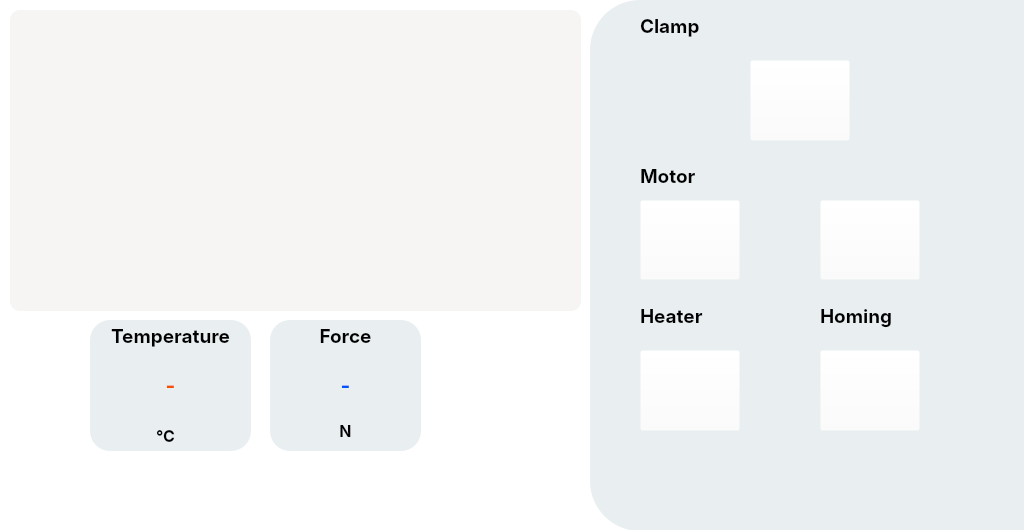
   <widget class="QFrame" name="screen_6">
    <property name="geometry">
     <rect>
      <x>1</x>
      <y>70</y>
      <width>1024</width>
      <height>530</height>
     </rect>
    </property>
    <property name="font">
     <font>
      <family>SF Pro Display</family>
     </font>
    </property>
    <property name="styleSheet">
     <string notr="true">background-color:rgb(255, 255, 255);</string>
    </property>
    <property name="frameShape">
     <enum>QFrame::NoFrame</enum>
    </property>
    <property name="frameShadow">
     <enum>QFrame::Plain</enum>
    </property>
    <widget class="QPushButton" name="button_13">
     <property name="geometry">
      <rect>
       <x>640</x>
       <y>200</y>
       <width>100</width>
       <height>80</height>
      </rect>
     </property>
     <property name="font">
      <font/>
     </property>
     <property name="styleSheet">
      <string notr="true">background-color: rgba(255, 255, 255, 0);</string>
     </property>
     <property name="text">
      <string/>
     </property>
    </widget>
    <widget class="QPushButton" name="button_14">
     <property name="geometry">
      <rect>
       <x>820</x>
       <y>200</y>
       <width>100</width>
       <height>80</height>
      </rect>
     </property>
     <property name="font">
      <font/>
     </property>
     <property name="styleSheet">
      <string notr="true">background-color: rgba(255, 255, 255, 0);</string>
     </property>
     <property name="text">
      <string/>
     </property>
    </widget>
    <widget class="QPushButton" name="button_15">
     <property name="geometry">
      <rect>
       <x>640</x>
       <y>350</y>
       <width>100</width>
       <height>81</height>
      </rect>
     </property>
     <property name="font">
      <font/>
     </property>
     <property name="styleSheet">
      <string notr="true">background-color: rgba(255, 255, 255, 0);</string>
     </property>
     <property name="text">
      <string/>
     </property>
    </widget>
    <widget class="QLabel" name="label_46">
     <property name="geometry">
      <rect>
       <x>290</x>
       <y>360</y>
       <width>111</width>
       <height>51</height>
      </rect>
     </property>
     <property name="font">
      <font>
       <family>SF Pro Display</family>
       <pointsize>16</pointsize>
       <weight>75</weight>
       <bold>true</bold>
      </font>
     </property>
     <property name="styleSheet">
      <string notr="true">background:none;
color:rgb(0, 85, 255)
</string>
     </property>
     <property name="text">
      <string>-</string>
     </property>
     <property name="alignment">
      <set>Qt::AlignCenter</set>
     </property>
    </widget>
    <widget class="QLabel" name="label_47">
     <property name="geometry">
      <rect>
       <x>110</x>
       <y>360</y>
       <width>121</width>
       <height>51</height>
      </rect>
     </property>
     <property name="font">
      <font>
       <family>SF Pro Display</family>
       <pointsize>16</pointsize>
       <weight>75</weight>
       <bold>true</bold>
      </font>
     </property>
     <property name="styleSheet">
      <string notr="true">background:none;
color:rgb(245, 81, 0)</string>
     </property>
     <property name="text">
      <string>-</string>
     </property>
     <property name="alignment">
      <set>Qt::AlignCenter</set>
     </property>
    </widget>
    <widget class="QLabel" name="label_48">
     <property name="geometry">
      <rect>
       <x>695</x>
       <y>480</y>
       <width>301</width>
       <height>30</height>
      </rect>
     </property>
     <property name="font">
      <font>
       <family>SF Pro Display</family>
       <pointsize>12</pointsize>
      </font>
     </property>
     <property name="text">
      <string/>
     </property>
     <property name="alignment">
      <set>Qt::AlignRight|Qt::AlignTrailing|Qt::AlignVCenter</set>
     </property>
    </widget>
    <widget class="QPushButton" name="button_16">
     <property name="geometry">
      <rect>
       <x>750</x>
       <y>60</y>
       <width>100</width>
       <height>81</height>
      </rect>
     </property>
     <property name="font">
      <font/>
     </property>
     <property name="styleSheet">
      <string notr="true">background-color: rgba(255, 255, 255, 0);</string>
     </property>
     <property name="text">
      <string/>
     </property>
    </widget>
    <widget class="QLabel" name="label">
     <property name="geometry">
      <rect>
       <x>640</x>
       <y>160</y>
       <width>91</width>
       <height>31</height>
      </rect>
     </property>
     <property name="font">
      <font>
       <family>SF Pro Display</family>
       <pointsize>14</pointsize>
       <weight>75</weight>
       <bold>true</bold>
      </font>
     </property>
     <property name="styleSheet">
      <string notr="true">background-color: rgba(255, 255, 255, 0);</string>
     </property>
     <property name="text">
      <string>Motor</string>
     </property>
    </widget>
    <widget class="QLabel" name="label_7">
     <property name="geometry">
      <rect>
       <x>640</x>
       <y>10</y>
       <width>161</width>
       <height>31</height>
      </rect>
     </property>
     <property name="font">
      <font>
       <family>SF Pro Display</family>
       <pointsize>14</pointsize>
       <weight>75</weight>
       <bold>true</bold>
      </font>
     </property>
     <property name="styleSheet">
      <string notr="true">background-color: rgba(255, 255, 255, 0);</string>
     </property>
     <property name="text">
      <string>Clamp </string>
     </property>
    </widget>
    <widget class="QLabel" name="label_8">
     <property name="geometry">
      <rect>
       <x>640</x>
       <y>300</y>
       <width>91</width>
       <height>31</height>
      </rect>
     </property>
     <property name="font">
      <font>
       <family>SF Pro Display</family>
       <pointsize>14</pointsize>
       <weight>75</weight>
       <bold>true</bold>
      </font>
     </property>
     <property name="styleSheet">
      <string notr="true">background-color: rgba(255, 255, 255, 0);</string>
     </property>
     <property name="text">
      <string>Heater</string>
     </property>
    </widget>
    <widget class="QLabel" name="feed_cam_2">
     <property name="geometry">
      <rect>
       <x>10</x>
       <y>10</y>
       <width>571</width>
       <height>301</height>
      </rect>
     </property>
     <property name="font">
      <font>
       <family>SF Pro Display</family>
       <pointsize>16</pointsize>
      </font>
     </property>
     <property name="styleSheet">
      <string notr="true">background-color: rgb(246, 245, 244);
border-radius:10px;
color: rgb(192, 28, 40);</string>
     </property>
     <property name="text">
      <string/>
     </property>
     <property name="alignment">
      <set>Qt::AlignCenter</set>
     </property>
    </widget>
    <widget class="QLabel" name="label_44">
     <property name="geometry">
      <rect>
       <x>310</x>
       <y>320</y>
       <width>71</width>
       <height>31</height>
      </rect>
     </property>
     <property name="font">
      <font>
       <family>SF Pro Display</family>
       <pointsize>14</pointsize>
       <weight>75</weight>
       <bold>true</bold>
      </font>
     </property>
     <property name="styleSheet">
      <string notr="true">background:none;
</string>
     </property>
     <property name="text">
      <string>Force</string>
     </property>
     <property name="alignment">
      <set>Qt::AlignCenter</set>
     </property>
    </widget>
    <widget class="QLabel" name="label_45">
     <property name="geometry">
      <rect>
       <x>310</x>
       <y>420</y>
       <width>71</width>
       <height>21</height>
      </rect>
     </property>
     <property name="font">
      <font>
       <family>SF Pro Display</family>
       <pointsize>12</pointsize>
       <weight>75</weight>
       <bold>true</bold>
      </font>
     </property>
     <property name="styleSheet">
      <string notr="true">background:none</string>
     </property>
     <property name="text">
      <string>N</string>
     </property>
     <property name="alignment">
      <set>Qt::AlignCenter</set>
     </property>
    </widget>
    <widget class="QLabel" name="label_49">
     <property name="geometry">
      <rect>
       <x>130</x>
       <y>420</y>
       <width>71</width>
       <height>31</height>
      </rect>
     </property>
     <property name="font">
      <font>
       <family>SF Pro Display</family>
       <pointsize>12</pointsize>
       <weight>75</weight>
       <bold>true</bold>
       <kerning>true</kerning>
      </font>
     </property>
     <property name="styleSheet">
      <string notr="true">background:none</string>
     </property>
     <property name="text">
      <string>°C</string>
     </property>
     <property name="alignment">
      <set>Qt::AlignCenter</set>
     </property>
    </widget>
    <widget class="QLabel" name="label_14">
     <property name="geometry">
      <rect>
       <x>90</x>
       <y>320</y>
       <width>161</width>
       <height>131</height>
      </rect>
     </property>
     <property name="styleSheet">
      <string notr="true">background-color:rgb(233, 238, 241);
border-radius:20px;</string>
     </property>
     <property name="text">
      <string/>
     </property>
    </widget>
    <widget class="QLabel" name="label_36">
     <property name="geometry">
      <rect>
       <x>100</x>
       <y>320</y>
       <width>141</width>
       <height>31</height>
      </rect>
     </property>
     <property name="font">
      <font>
       <family>SF Pro Display</family>
       <pointsize>14</pointsize>
       <weight>75</weight>
       <bold>true</bold>
      </font>
     </property>
     <property name="styleSheet">
      <string notr="true">background:none;
</string>
     </property>
     <property name="text">
      <string>Temperature</string>
     </property>
     <property name="alignment">
      <set>Qt::AlignCenter</set>
     </property>
    </widget>
    <widget class="QLabel" name="label_34">
     <property name="geometry">
      <rect>
       <x>270</x>
       <y>320</y>
       <width>151</width>
       <height>131</height>
      </rect>
     </property>
     <property name="styleSheet">
      <string notr="true">background-color:rgb(233, 238, 241);
border-radius:20px;</string>
     </property>
     <property name="text">
      <string/>
     </property>
    </widget>
    <widget class="QLabel" name="label_39">
     <property name="geometry">
      <rect>
       <x>590</x>
       <y>0</y>
       <width>550</width>
       <height>531</height>
      </rect>
     </property>
     <property name="styleSheet">
      <string notr="true">background-color: rgb(233, 238, 241);
border-radius:50;</string>
     </property>
     <property name="text">
      <string/>
     </property>
    </widget>
    <widget class="QPushButton" name="button_18">
     <property name="geometry">
      <rect>
       <x>820</x>
       <y>350</y>
       <width>100</width>
       <height>81</height>
      </rect>
     </property>
     <property name="font">
      <font/>
     </property>
     <property name="styleSheet">
      <string notr="true">background-color: rgba(255, 255, 255, 0);</string>
     </property>
     <property name="text">
      <string/>
     </property>
    </widget>
    <widget class="QLabel" name="label_52">
     <property name="geometry">
      <rect>
       <x>820</x>
       <y>300</y>
       <width>111</width>
       <height>31</height>
      </rect>
     </property>
     <property name="font">
      <font>
       <family>SF Pro Display</family>
       <pointsize>14</pointsize>
       <weight>75</weight>
       <bold>true</bold>
      </font>
     </property>
     <property name="styleSheet">
      <string notr="true">background-color: rgba(255, 255, 255, 0);</string>
     </property>
     <property name="text">
      <string>Homing</string>
     </property>
    </widget>
    <zorder>label_34</zorder>
    <zorder>label_14</zorder>
    <zorder>label_46</zorder>
    <zorder>label_47</zorder>
    <zorder>label_48</zorder>
    <zorder>feed_cam_2</zorder>
    <zorder>label_44</zorder>
    <zorder>label_45</zorder>
    <zorder>label_49</zorder>
    <zorder>label_36</zorder>
    <zorder>label_39</zorder>
    <zorder>button_15</zorder>
    <zorder>button_13</zorder>
    <zorder>button_14</zorder>
    <zorder>button_16</zorder>
    <zorder>label_7</zorder>
    <zorder>label_8</zorder>
    <zorder>label</zorder>
    <zorder>button_18</zorder>
    <zorder>label_52</zorder>
   </widget>
